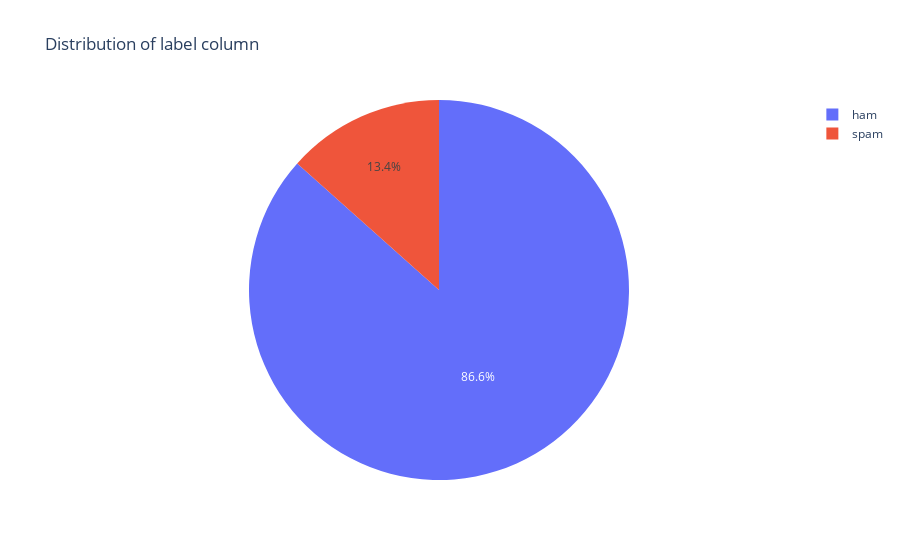

The notebook cell this image was saved under:
### Markdown cell above
## Data Visualization

### Code cell
# distribution of label column using pie chart
fig = px.pie(df, names='label', title='Distribution of label column')
fig.show()

### Figure 1 — Plotly figure (JSON) as saved in the notebook; plotly's stock layout.template omitted (floating-point values rounded to 4 significant figures; data arrays with more than 128 entries replaced by an {"elided": "..."} marker saying what was removed)
{"data": [{"domain": {"x": [0, 1], "y": [0, 1]}, "hovertemplate": "label=%{label}<extra></extra>", "labels": {"elided": "5572 str values"}, "legendgroup": "", "name": "", "showlegend": true, "type": "pie"}], "layout": {"legend": {"tracegroupgap": 0}, "title": {"text": "Distribution of label column"}}}
